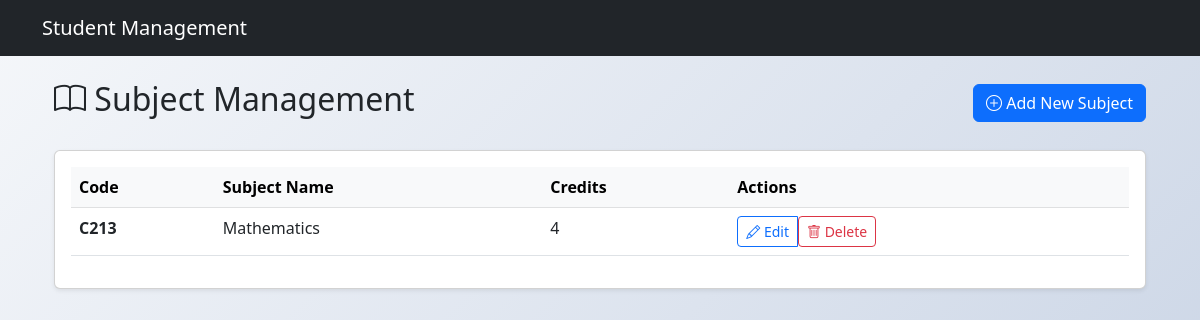
Page /subjects on the committed database.
### app.py (models this page shows)
class Subject(db.Model):
    id = db.Column(db.Integer, primary_key=True)
    code = db.Column(db.String(20), unique=True, nullable=False)
    name = db.Column(db.String(100), nullable=False)
    credits = db.Column(db.Integer, nullable=False)

### app.py (the view)
@app.route('/subjects')
def list_subjects():
    subjects = Subject.query.all()
    return render_template('subjects/list.html', subjects=subjects)

### templates/subjects/list.html (shortened to what this page needs)
{% extends "base.html" %}
{% block content %}
<div class="container">
    <div class="d-flex justify-content-between align-items-center mb-4">
        <h2><i class="bi bi-book"></i> Subject Management</h2>
        <a href="{{ url_for('add_subject') }}" class="btn btn-primary">
            <i class="bi bi-plus-circle"></i> Add New Subject
        </a>
    </div>
    <div class="card shadow-sm">
        <div class="card-body">
            <div class="table-responsive">
                <table class="table table-hover">
                    <thead class="table-light">
                        <tr>
                            <th>Code</th>
                            <th>Subject Name</th>
                            <th>Credits</th>
                            <th>Actions</th>
                        </tr>
                    </thead>
                    <tbody>
                        {% for subject in subjects %}
                        <tr>
                            <td><strong>{{ subject.code }}</strong></td>
                            <td>{{ subject.name }}</td>
                            <td>{{ subject.credits }}</td>
                            <td>
                                <div class="btn-group" role="group">
                                    <a href="{{ url_for('edit_subject', id=subject.id) }}"
                                       class="btn btn-sm btn-outline-primary">
                                        <i class="bi bi-pencil"></i> Edit
                                    </a>
                                    <form action="{{ url_for('delete_subject', id=subject.id) }}" method="POST" class="d-inline">
                                        <button type="submit" class="btn btn-sm btn-outline-danger"
                                                onclick="return confirm('Are you sure you want to delete this subject?')">
                                            <i class="bi bi-trash"></i> Delete
                                        </button>
                                    </form>
                                </div>
                            </td>
                        </tr>
                        {% else %}
                        <tr>
                            <td colspan="4" class="text-center text-muted">No subjects found</td>
                        </tr>
                        {% endfor %}
                    </tbody>
                </table>
            </div>
        </div>
    </div>
</div>
{% endblock %}

### static/styles.css (style rules this page uses)
body { background: linear-gradient(135deg, #f5f7fa 0%, #c3cfe2 100%); min-height: 100vh; font-family: 'Segoe UI', Tahoma, Geneva, Verdana, sans-serif; }

### rows in the picture
Subject: code "C213", name "Mathematics", credits "4"
